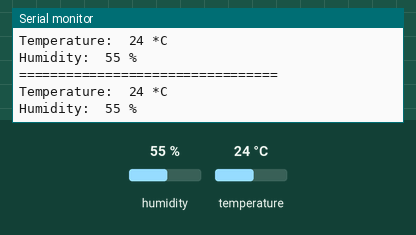
Simulated run of this sketch. Board: Arduino Uno, built with avr-gcc and run on an emulated ATmega328P. On the bench: the last lines printed to the serial monitor. Inputs (shaded band) come from the test bench; at power-on: humidity 55 %, temperature 24 °C.

Above: at 3.8 s.
3.9 s: humidity set to 22 %
At 6.8 s:
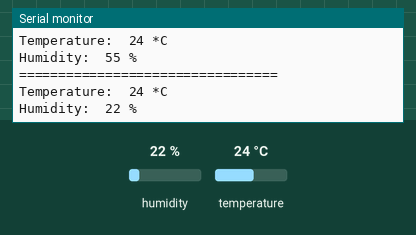
7.8 s: temperature set to 12 °C
At 10.0 s:
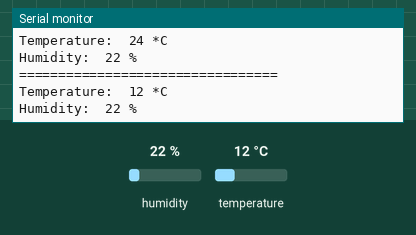
11.7 s: humidity set to 40 %
At 13.2 s:
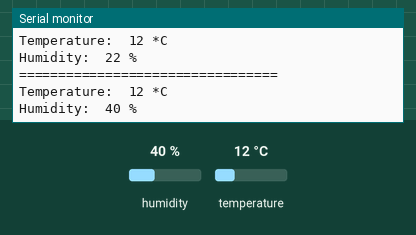
Timing chart, 0 to 14.7 s (numbered marks = the images above; inputs shaded):
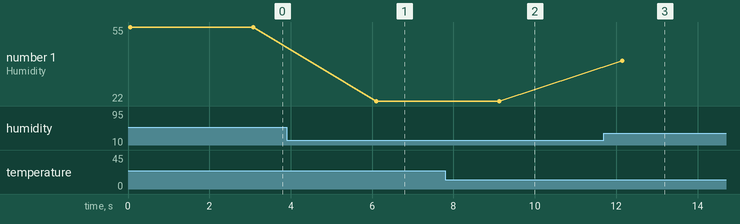

Measured:
- after the input at 3.9 s, the serial monitor: prints a new line after 2.2 s (image 1)
- after the input at 7.8 s, the serial monitor: prints a new line after 1.3 s (image 2)
- after the input at 11.7 s, the serial monitor: prints a new line after 0.45 s (image 3)
- plotted number 1: 55 → 22 after the input at 3.9 s, 22 → 40 after the input at 11.7 s

The sketch:

09_TempAndHumiditySensor.ino
```cpp
#include <SimpleDHT.h>

// for DHT11,
//      VCC: 5V or 3V
//      GND: GND
//      DATA: 2
int pinDHT11 = 2;
SimpleDHT11 dht11;

void setup() {
  Serial.begin(9600);
}

void loop() {
  // start working...
  Serial.println("=================================");
//  Serial.println("Sample DHT11...");

  // read with raw sample data.
  byte temperature = 0;
  byte humidity = 0;
  byte data[40] = {0};
  dht11.read(pinDHT11, &temperature, &humidity, data);

//  if (dht11.read(pinDHT11, &temperature, &humidity, data)) {
//    Serial.print("Read DHT11 failed");
//    return;
//  }

//  Serial.print("Sample RAW Bits: ");
//  for (int i = 0; i < 40; i++) {
//    Serial.print((int)data[i]);
//    if (i > 0 && ((i + 1) % 4) == 0) {
//      Serial.print(' ');
//    }
//  }
//  Serial.println("");

  //Serial.print("Sample OK: ");

  Serial.print("Temperature:\t");
  Serial.print((int)temperature);
  Serial.print(" *C\n");

  Serial.print("Humidity:\t");
  Serial.print((int)humidity);
  Serial.println(" %");

  // DHT11 sampling rate is 1HZ.
  delay(3000);
}
```
